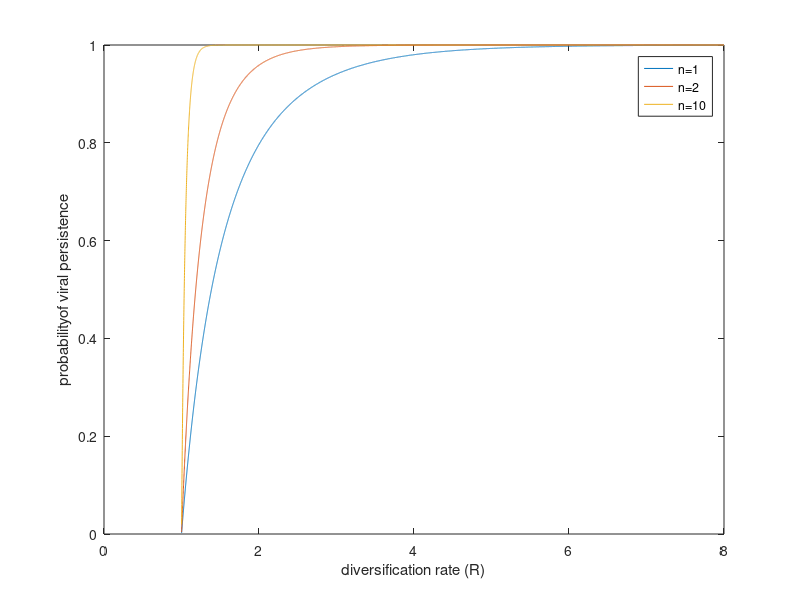

This chart was generated by the following MATLAB code:
% make the plot of probability of viral persistence (1-s0^n) vesus R

R=linspace(1.001,8,10000);
s0=zeros(1,length(R));
for i=1:length(R)
    fun=@(s)(exp(R(i)*(s-1))-s);
    s0(i)=fzero(fun,[0 0.99999]);
end

%%
figure(4)
plot(R,1-s0,R,1-s0.^2,R,1-s0.^10);
legend('n=1','n=2','n=10');
xlim([0 8]);ylim([0 1]);
xlabel('diversification rate (R)');ylabel('probabilityof viral persistence');
    